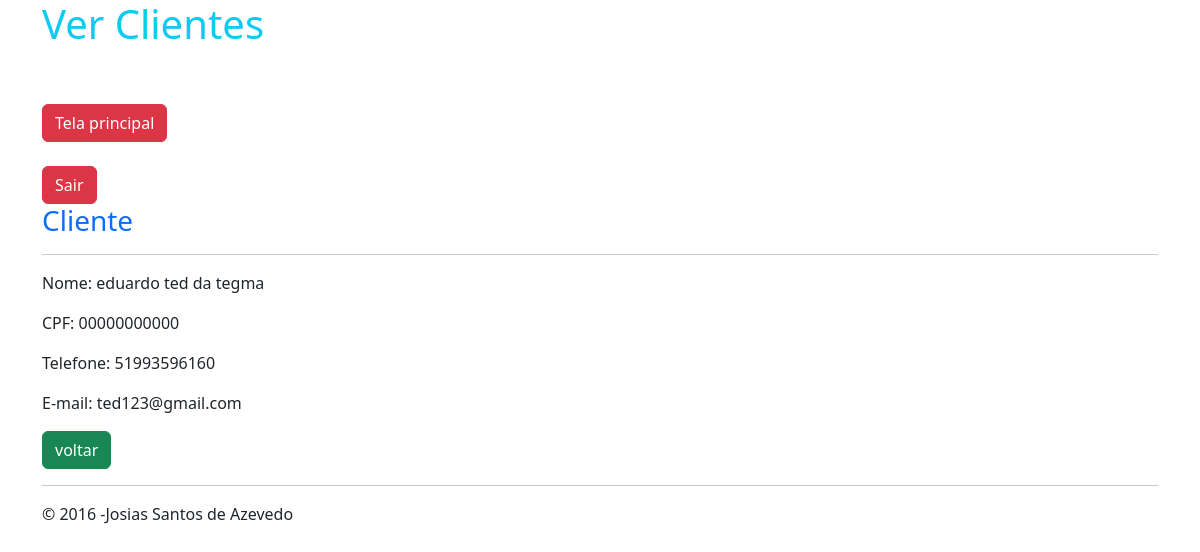
The app's page /clientes/ver.php?id_clientes=11 (signed in) with its own data.
### tables this page shows
CREATE TABLE `clientes` (
  `id_clientes` int(11) NOT NULL,
  `nome` varchar(150) NOT NULL,
  `CPF` char(14) NOT NULL,
  `telefone` bigint(14) NOT NULL,
  `email` varchar(100) NOT NULL,
  `endereco` varchar(150) NOT NULL
);

### clientes/ver.php (the view, shortened to what this page needs)
<?php
require_once('../database.php');
$id = $_GET['id_clientes'];
$sql= 'SELECT * FROM clientes WHERE id_clientes= ?';
$consulta = $conexao->prepare($sql);
$consulta->execute(array($id));
$dado = $consulta->fetch(PDO::FETCH_ASSOC);
?>
<!DOCTYPE html>
<html lang="pt-br">
<head>
    <link href="https://cdn.jsdelivr.net/npm/bootstrap@5.3.3/dist/css/bootstrap.min.css" rel="stylesheet">
</head>
<body>
			<div class="container">
				<h1 class="text-info">
				</h1>
    <div align="left" class="form-group">
  <a class="btn btn-danger" href="../tela_principal.php">Tela principal</a></br></br>
<a href="../sair.php" class="btn btn-danger">Sair</a>
    <h3 class="text-primary">Cliente</h3><hr/>
<p>Nome: <?php echo $dado['nome'];?> </p>
<p>CPF: <?php echo $dado['CPF'];?> </p>
<p>Telefone: <?php echo $dado['telefone'];?> </p>
<p>E-mail: <?php echo $dado['email'];?> </p>
<a  href = "listagem.php" class="btn btn-success ">voltar</a>
</div>
<hr/>
		<div class= "foot well">
		<P>&copy; 2016 -Josias Santos de Azevedo </P>
		</div>
</div>
</body>
</html>

### records on screen
clientes: nome "eduardo ted da tegma", CPF "00000000000", telefone "51993596160", email "ted123@gmail.com"
